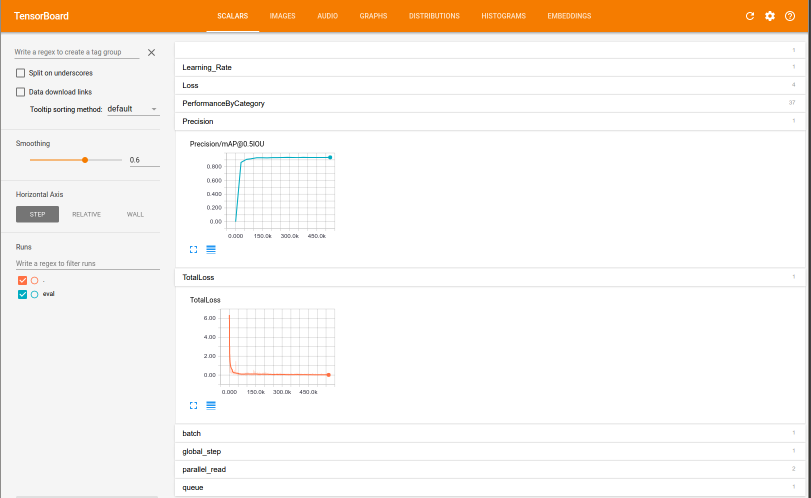
#> input picture g3doc/img/tensorboard.png, 1621 x 996 px, given in place of herbal20.jpg, which was not available (shown at 1/2 size)
$ python sift_compute.py g3doc/img/tensorboard.png g3doc/img/tensorboard2.png 5 3   (Python 2 division)
#> lines starting #> are read from the running program, lines starting #| are printed output that depends on the picture; after the words box and inside, x2 and y2 are one past the last pixel; in counts of white or black regions, pixels touching at a corner belong together; pictures that were not available may be replaced by others from this repository, and a replacement may not be noted
import cv2
import numpy as np
import itertools
import sys


def findKeyPoints(img, template, distance=200):
    detector = cv2.FeatureDetector_create("SIFT")
    descriptor = cv2.DescriptorExtractor_create("SIFT")

    skp = detector.detect(img)
    skp, sd = descriptor.compute(img, skp)
    print detector

    tkp = detector.detect(template)
    tkp, td = descriptor.compute(template, tkp)

    flann_params = dict(algorithm=1, trees=4)
    flann = cv2.flann_Index(sd, flann_params)
    idx, dist = flann.knnSearch(td, 1, params={})
    del flann

    dist = dist[:, 0] / 2500.0
    dist = dist.reshape(-1, ).tolist()
    idx = idx.reshape(-1).tolist()
    indices = range(len(dist))
    indices.sort(key=lambda i: dist[i])
    dist = [dist[i] for i in indices]
    idx = [idx[i] for i in indices]
    skp_final = []
    for i, dis in itertools.izip(idx, dist):
        if dis < distance:
            skp_final.append(skp[i])

    flann = cv2.flann_Index(td, flann_params)
    idx, dist = flann.knnSearch(sd, 1, params={})
    del flann

    dist = dist[:, 0] / 2500.0
    dist = dist.reshape(-1, ).tolist()
    idx = idx.reshape(-1).tolist()
    indices = range(len(dist))
    indices.sort(key=lambda i: dist[i])
    dist = [dist[i] for i in indices]
    idx = [idx[i] for i in indices]
    tkp_final = []
    for i, dis in itertools.izip(idx, dist):
        if dis < distance:
            tkp_final.append(tkp[i])
    print skp_final

    return skp_final, tkp_final


def drawKeyPoints(img, template, skp, tkp, num=-1):
    h1, w1 = img.shape[:2]
    h2, w2 = template.shape[:2]
    nWidth = w1 + w2
    nHeight = max(h1, h2)
    hdif = (h1 - h2) / 2
    newimg = np.zeros((nHeight, nWidth, 3), np.uint8)
    newimg[hdif:hdif + h2, :w2] = template
    newimg[:h1, w2:w1 + w2] = img

    maxlen = min(len(skp), len(tkp))
    if num < 0 or num > maxlen:
        num = maxlen
    for i in range(num):
        pt_a = (int(tkp[i].pt[0]), int(tkp[i].pt[1] + hdif))
        pt_b = (int(skp[i].pt[0] + w2), int(skp[i].pt[1]))
        cv2.line(newimg, pt_a, pt_b, (255, 0, 0))
    return newimg


def match():
    img = cv2.imread("/home/uawsscu/PycharmProjects/Pass1/object_recognition_detection/pic/herbal20.jpg")  # image
#> img is the input picture: shape (996, 1621, 3); mean B, G, R 233.6, 241.3, 248.8
    temp = cv2.imread("/home/uawsscu/PycharmProjects/Pass1/object_recognition_detection/pic/herbal30.jpg")  # image template
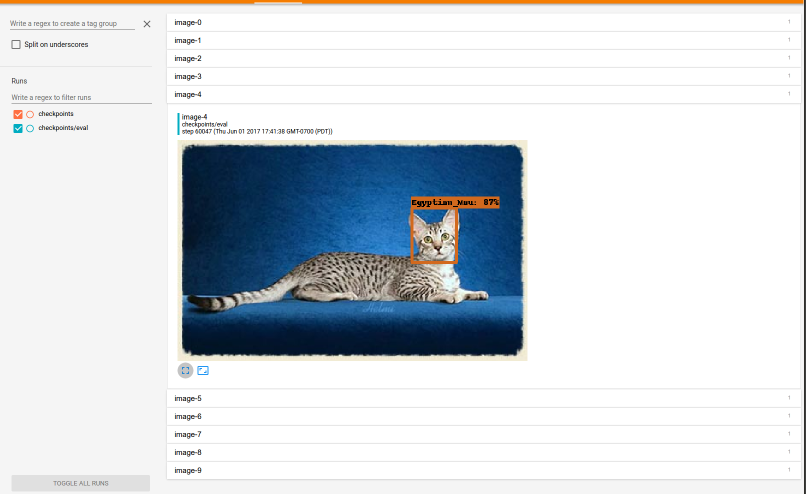
#> input picture g3doc/img/tensorboard2.png, 1612 x 987 px, given in place of herbal30.jpg, which was not available (shown at 1/2 size)
#> temp is the input picture: shape (987, 1612, 3); mean B, G, R 221, 216.2, 210.8
    try:
        dist = int(sys.argv[3])
    except IndexError:
        dist = 200
    try:
        num = int(sys.argv[4])
    except IndexError:
        num = -1
    skp, tkp = findKeyPoints(img, temp, dist)
#> in findKeyPoints, `skp = detector.detect(img)`: skp = 1215 keypoints; strongest (x, y, size): (398, 597, 2), (383, 864, 1.9), (382, 552, 1.9), (453, 132, 1.9)
#> in findKeyPoints, `tkp = detector.detect(template)`: tkp = 1880 keypoints; strongest (x, y, size): (399, 77, 2), (400, 190, 2), (412, 235, 2), (861, 465, 2.5)
#> in findKeyPoints, `flann = cv2.flann_Index(sd, flann_params)`:
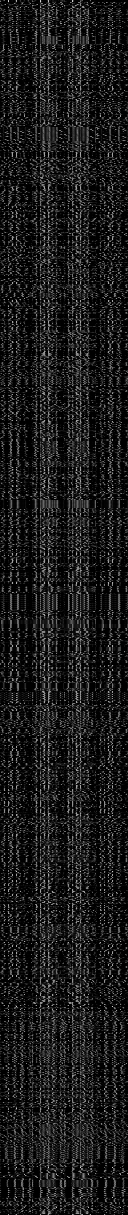
#> sd: shape (1215, 128) float32; min 0, max 216, mean 27.1
#> in findKeyPoints, `idx, dist = flann.knnSearch(td, 1, params={})`: idx = 1880 values, max 1214 at index 626, min 1 at index 334, mean 564; dist = 1880 values, max 234317 at index 1469, min 0 at index 0, mean 99879.9
#> in findKeyPoints, `idx, dist = flann.knnSearch(td, 1, params={})`:
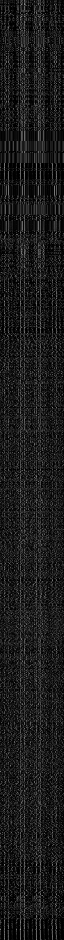
#> td: shape (1880, 128) float32 (shown at 1/2 size); min 0, max 209, mean 27
#> in findKeyPoints, `dist = dist[:, 0] / 2500.0`: dist = 1880 values, max 93.73 at index 1469, min 0 at index 0, mean 39.95
#> in findKeyPoints, `indices = range(len(dist))`: indices = 1880 values from 0 to 1879
#> in findKeyPoints, `dist = [dist[i] for i in indices]`: dist = 1880 values from 0 to 93.73
#> in findKeyPoints, `idx = [idx[i] for i in indices]`: idx = 1880 values, max 1214 at index 205, min 1 at index 701, mean 564
#> the loop in findKeyPoints, `for i, dis in itertools.izip(idx, dist):` made 1880 passes
#> i on passes 1 to 3: 4, 5, 9
#> after the loop in findKeyPoints, `for i, dis in itertools.izip(idx, dist):`: skp_final = 241 keypoints; strongest (x, y, size): (83, 143, 2.1), (414, 207, 1.9), (452, 288, 1.9), (62, 143, 1.9)
#> in findKeyPoints, `idx, dist = flann.knnSearch(sd, 1, params={})`: idx = 1215 values, max 1879 at index 0, min 0 at index 4, mean 543.4; dist = 1215 values, max 191501 at index 723, min 0 at index 4, mean 68553.3
#> in findKeyPoints, `dist = dist[:, 0] / 2500.0`: dist = 1215 values, max 76.6 at index 723, min 0 at index 4, mean 27.42
#> in findKeyPoints, `indices = range(len(dist))`: indices = 1215 values from 0 to 1214
#> in findKeyPoints, `dist = [dist[i] for i in indices]`: dist = 1215 values from 0 to 76.6
#> in findKeyPoints, `idx = [idx[i] for i in indices]`: idx = 1215 values, max 1879 at index 185, min 0 at index 0, mean 543.4
#> the loop in findKeyPoints, `for i, dis in itertools.izip(idx, dist):` made 1215 passes
#> i on passes 2 to 4: 6, 3, 11
#> after the loop in findKeyPoints, `for i, dis in itertools.izip(idx, dist):`: tkp_final = 225 keypoints; strongest (x, y, size): (74, 86, 2.1), (375, 234, 1.9), (361, 941, 1.8), (361, 869, 1.8)
#> (printed output is left out)
#> skp has the same summary as skp_final in findKeyPoints; tkp has the same summary as tkp_final in findKeyPoints

    newimg = drawKeyPoints(img, temp, skp, tkp, num)
#> in drawKeyPoints, `newimg[hdif:hdif + h2, :w2] = template`:
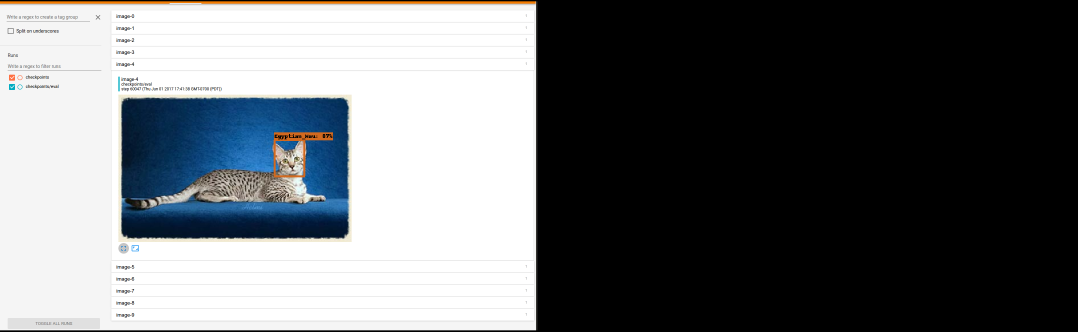
#> newimg: shape (996, 3233, 3) (shown at 1/3 size); mean B, G, R 109.2, 106.8, 104.1
#> in drawKeyPoints, `newimg[:h1, w2:w1 + w2] = img`:
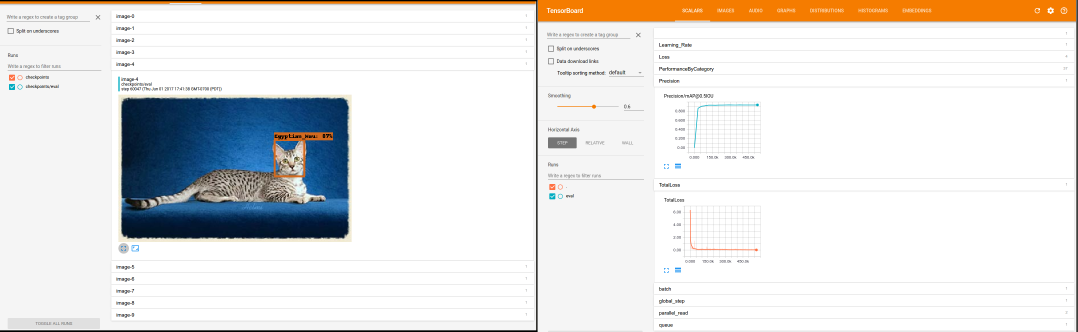
#> newimg: shape (996, 3233, 3) (shown at 1/3 size); mean B, G, R 226.3, 227.8, 228.9
#> in drawKeyPoints, `maxlen = min(len(skp), len(tkp))`: maxlen = 225
#> the loop in drawKeyPoints, `for i in range(num):` made 3 passes
#> (pt_a, pt_b) on passes 1 to 3: ((23, 54), (1644, 107)), ((26, 202), (1644, 107)), ((26, 52), (1647, 105))
#> after the loop in drawKeyPoints, `for i in range(num):`:
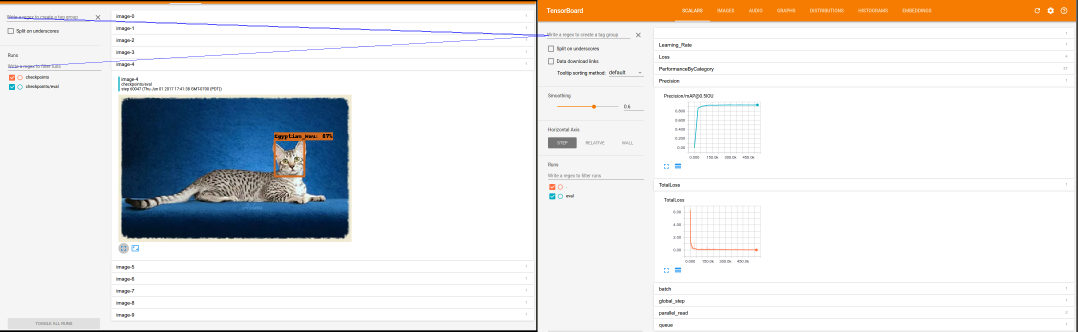
#> newimg: shape (996, 3233, 3) (shown at 1/3 size); 0.15% of pixels changed, all inside (x1, y1, x2, y2) = (23, 52, 1648, 203)
    cv2.imshow("image", newimg)
    cv2.waitKey(0)


match()
